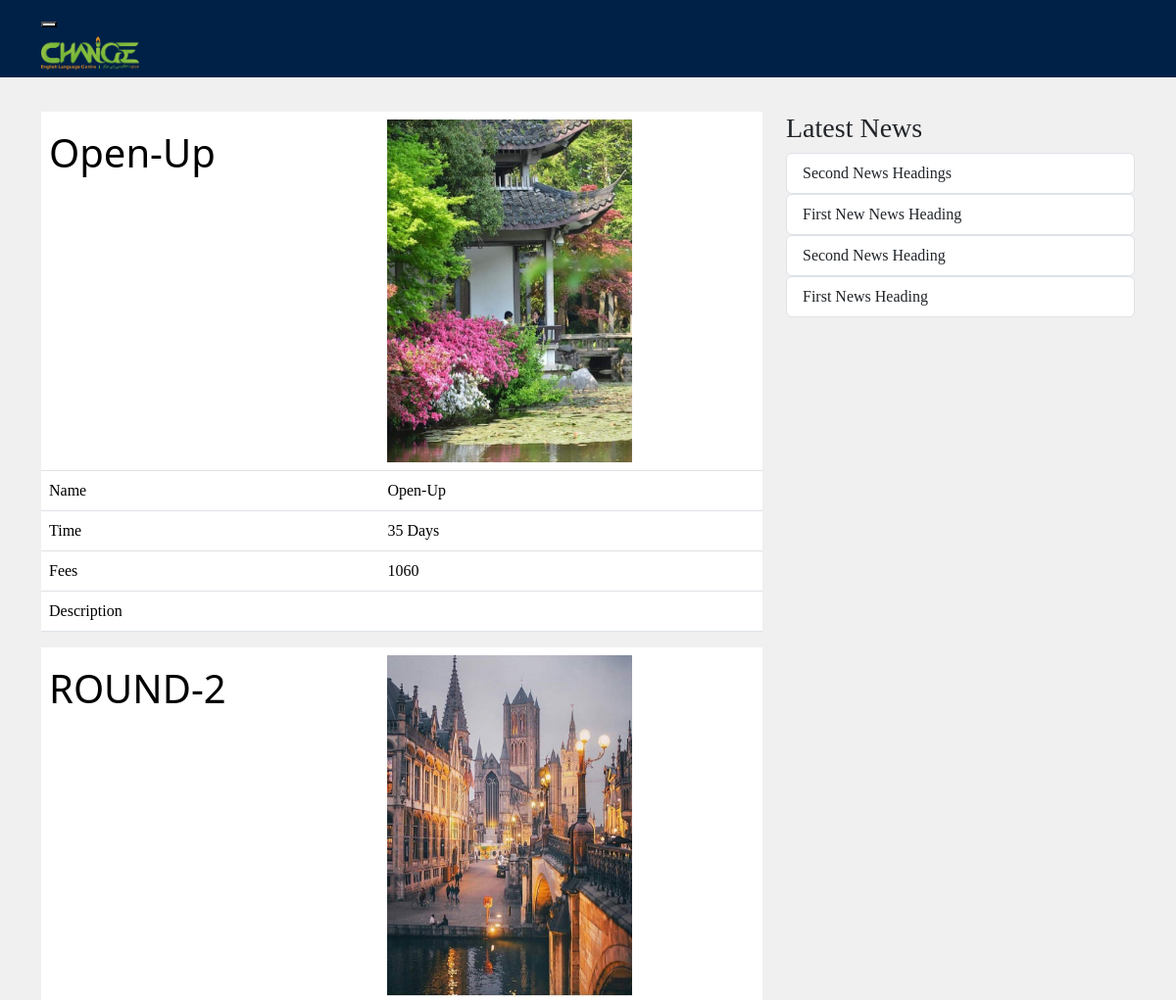
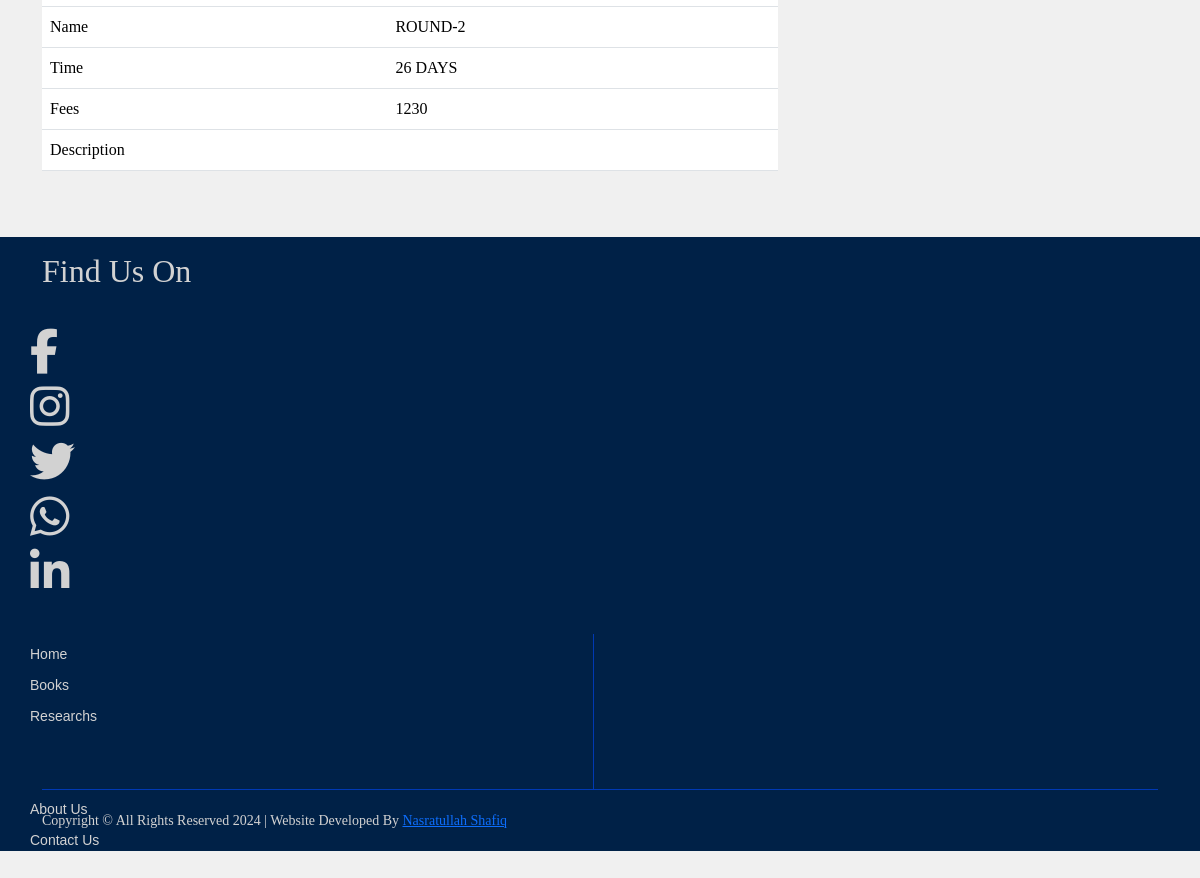
/Book.php, run on the app's committed database (2 pictures, top to bottom).
### tables this page shows
CREATE TABLE `book` (
  `Book_ID` int(11) NOT NULL,
  `Book_Name` varchar(50) NOT NULL,
  `Duration` varchar(25) NOT NULL,
  `Fees` varchar(25) NOT NULL,
  `Image` varchar(255) NOT NULL,
  `Status` varchar(25) NOT NULL DEFAULT 'Publish'
);

CREATE TABLE `news` (
  `News_ID` int(11) NOT NULL,
  `Heading` varchar(355) NOT NULL,
  `Body` text NOT NULL,
  `Source` varchar(150) NOT NULL,
  `File` varchar(250) NOT NULL,
  `Date` datetime NOT NULL DEFAULT CURRENT_TIMESTAMP,
  `Visits` int(11) NOT NULL DEFAULT '0',
  `Status` varchar(10) NOT NULL DEFAULT 'Publish'
);

### Assets/_Partial Components/Database.php (called while the page is built, shortened)
<?php
Class Database{
 public $host   = "localhost";
 public $user   = "root";
 public $pass   = "";
 public $db     = "change";
 public $link;
private function connectDB(){
 $this->link = new mysqli($this->host, $this->user, $this->pass, $this->db);
 }
public function select($query){
  $result = $this->link->query($query) or
   die($this->link->error.__LINE__);
  if($result->num_rows > 0){
    return $result;
  } else {
    return false;
  }
 }
}

### Assets/_Partial Components/Method.php (called while the page is built, shortened)
<?php
class Method{
	private $db;
	public function __construct(){
		$this->db = new Database();
	}
	public function getPublishBook(){
		$query = "SELECT * from book WHERE Status = 'Publish'";
		mysqli_set_charset($this->db->link, 'UTF8');
		$getData = $this->db->select($query);
		return $getData;
	}
	public function getBook(){
		$query = "SELECT * from book";
		mysqli_set_charset($this->db->link, 'UTF8');
		$getData = $this->db->select($query);
		return $getData;
	}
	public function getResearch(){
		$query = "SELECT * from research";
		mysqli_set_charset($this->db->link, 'UTF8');
		$getData = $this->db->select($query);
		return $getData;
	}
	public function getLatestNews(){
		$query = "SELECT * from news order by News_ID DESC limit 12";
		mysqli_set_charset($this->db->link, 'UTF8');
		$getData = $this->db->select($query);
		return  $getData;
	}
}
?>

### Book.php (the view, shortened to what this page needs)
<?php
include_once('./Assets/_Partial Components/Header.php');
?>
<div class="container container-index">
	<div class="row">
	<?php if (isset($_GET['id'])) {
 	$data = $_GET['id'];
 	foreach ($_GET as $key => $data) {
		$data2 = $_GET[$key] = base64_decode(urldecode($data));
		$Book_ID = ((($data2*999999)/9999)/123456789);
	}?>
    <div class="col-md-8 news-bod">
		<?php
				$Book = $mtd->getBookByID($Book_ID);
                    if(!$Book){
                        echo "<br>";
                        echo '<div class="alert alert-danger" role="alert" style = "font-size: 16px;"> Opps!... No Books Found </div>';
                        echo "<br>";
  				}
                    else{
			 if($Book->num_rows>0){
			 	while($rows = $Book->fetch_array()){
			 		$news_img = $rows['Image'];?>
			<div class="panel panel-default">
            <div class="panel-body">
				<div class = "table-responsive">
				    <table class = "table hover">
				    	<tr>
				    		<td width = "30%"> <h1> <?php echo $rows['Book_Name']; ?> </h1></td>
				    		<td> <?php echo "<img alt='' width='250px' height = '350px' src='./Assets/img/Book/$news_img '/>"; ?>
				    	</tr>
				    	<tr>
				    		<td width = "30%"> <label> Name </label></td>
				    		<td width = "30%"><?php echo $rows['Book_Name']; ?></td>
				    	</tr>
				    	<tr>
				    		<td width = "30%"> <label> Time </label></td>
				    		<td width = "30%"><?php echo $rows['Duration']; ?></td>
				    	</tr>
				    	<tr>
				    		<td width = "30%"> <label> Fees </label></td>
				    		<td width = "30%"><?php echo $rows['Fees']; ?></td>
				    	</tr>
				    	<tr>
				    		<td width = "30%"> <label> Description </label></td>
				    		<td width = "30%"><?php echo $rows['Description']; ?></td>
				    	</tr>
					</table>
				</div>
			</div>
            </div>
            <?php
					}}
					else{
						echo "not exist";
					}
				}?>
        </div>
<?php }
else{?>
    <div class="col-md-8 news-bod">
		<?php
				$Book = $mtd->getBook();
                    if(!$Book){
                        echo "<br>";
                        echo '<div class="alert alert-danger" role="alert" style = "font-size: 16px;"> Opps!... No Books Found </div>';
                        echo "<br>";
  				}
                    else{
			 if($Book->num_rows>0){
			 	while($rows = $Book->fetch_array()){
			 		$news_img = $rows['Image'];?>
			<div class="panel panel-default">
            <div class="panel-body">
				<div class = "table-responsive">
                    <table class = "table hover">
				    	<tr>
				    		<td width = "30%"> <h1> <?php echo $rows['Book_Name']; ?> </h1></td>
				    		<td> <?php echo "<img alt='' width='250px' height = '350px' src='./Assets/img/Book/$news_img '/>"; ?>
				    	</tr>
				    	<tr>
				    		<td width = "30%"> <label> Name </label></td>
				    		<td width = "30%"><?php echo $rows['Book_Name']; ?></td>
				    	</tr>
				    	<tr>
				    		<td width = "30%"> <label> Time </label></td>
				    		<td width = "30%"><?php echo $rows['Duration']; ?></td>
				    	</tr>
				    	<tr>
				    		<td width = "30%"> <label> Fees </label></td>
				    		<td width = "30%"><?php echo $rows['Fees']; ?></td>
				    	</tr>
				    	<tr>
				    		<td width = "30%"> <label> Description </label></td>
				    		<td width = "30%"><?php echo $rows['Description']; ?></td>
				    	</tr>
					</table>
				</div>
			</div>
            </div>
            <?php
					}}
					else{
						echo "not exist";
					}
				}?>
        </div>
<?php } ?>
		 <div class="col-md-4">
            <div class="panel panel-default">
                <div class="panel-heading">
                    <h3 class="panel-title"> Latest News </h3>
                </div>
                <?php
                    $LatestNews = $mtd->getLatestNews();
                      if(!$LatestNews){
                          echo "No Data In News Table";
                        }
                        else{
                          if($LatestNews->num_rows>0){
                            while ($result = $LatestNews->fetch_assoc()) {
                                $ecrypt_1 = (($result['News_ID']*123456789*9999)/999999);
                                $News_link = "News.php?id=".urlencode(base64_encode($ecrypt_1));?>
                            <div class="list-group">
                                <a href="<?=$News_link;?>" class="list-group-item">
                                    <?php echo $result['Heading']; ?>
                                </a>
                            </div>
                    <?php
                          }}
                          else{
                            echo "No Data In News Table";
                            }} ?>
            </div>
        </div>
	</div>
</div>
<?php
include_once('./Assets/_Partial Components/Footer.php');
?>

### Assets/_Partial Components/Header.php (shortened to what this page needs)
<?php
$filepath = realpath(dirname(__FILE__));
include_once($filepath.'/Database.php');
include_once($filepath.'/Method.php');
$mtd = new Method();
?>
<!DOCTYPE html>
<html>
<head>
    <link href = "./Assets/CSS/bootstrap.css" rel="stylesheet" type = "text/css">
    <link href = "./Assets/CSS/bootstrap.min.css" rel="stylesheet" type = "text/css">
    <link href = "./Assets/CSS/font-awesome.css" rel="stylesheet" type = "text/css">
    <link href = "./Assets/CSS/font-awesome.min.css" rel="stylesheet" type = "text/css">
    <link href = "./Assets/CSS/Change_Course_Style.css" rel="stylesheet" type = "text/css">
    <link href = "./Assets/CSS/carousel.css" rel="stylesheet" type = "text/css">
    <link href = "./Assets/CSS/animated.css" rel="stylesheet" type = "text/css">
    <link href = "./Assets/CSS/owl-carousel-style.css" rel="stylesheet" type = "text/css">
</head>
<body>
<nav class="navbar navbar-inverse navbar-static-top" style = "background-color: rgb(0,33,71); margin-bottom: 0px; border-color: rgb(0,33,71);">
      <div class="container">
        <div class="navbar-header">
          <button type="button" class="navbar-toggle collapsed" data-toggle="collapse" data-target="#navbar" aria-expanded="false" aria-controls="navbar" id="btn-top-navbar">
          </button>
          <a class="navbar-bran" href="index.php">
          <div class = "col-xs-9" id = "div-quiz" style="padding-top: 5px;"><img src="Assets/img/Logo/CELC.png" alt="Logo" width="100px">
          </div>
          </a>
        </div>
      </div>
    </nav>

### Assets/_Partial Components/Footer.php (shortened to what this page needs)
<div class="footer" style = "margin-top: 50px; background: rgb(0,33,71);">
	<div class="container" id = "footer-content" style="background: rgb(0,33,71);">
		<div class = "row" style="background-color: rgb(0,33,71);">
			<div class="col-md-12" style="margin-bottom: 20px; color: rgb(210,210,210)">
				<h2> Find Us On </h2>
			</div>
			<div class="col-xs-12 col-sm-6 col-md-6" style="padding-left: 0px; margin-bottom: 20px; color: #fff;">
				<div class = "col-xs-4 col-sm-2"><a href="www.facebook.com/Change"><i style ="font-size: 45px" class = "fa fa-facebook"></i></a></div>
				<div class = "col-xs-4 col-sm-2"><a href="www.instagram.com/Change"> <i style ="font-size: 45px" class = "fa fa-instagram"></i></a></div>
				<div class = "col-xs-4 col-sm-2"><a href="www.twitter.com/Change"> <i style ="font-size: 45px" class = "fa fa-twitter"></i></a></div>
				<div class = "col-xs-4 col-sm-2"><a href="www.facebook.com/Change"><i style ="font-size: 45px" class = "fa fa-whatsapp"></i></a></div>
				<div class = "col-xs-4 col-sm-2"><a href="www.linkedin.com/Change"><i style ="font-size: 45px" class = "fa fa-linkedin"></i></a></div>
			</div>
			<div class="col-sm-12" style="height: 20px;"></div>
			<div class = "col-xs-12 col-md-12" style="padding-left: 0px;">
				<div class="col-md-6 vertical-line">
					<a href="index"> Home</a>
					<a href="Book"> Books </a>
					<a href="Research"> Researchs </a>
				</div>
				<div class = "col-xs-12 col-md-6" style="max-width: 150px;">
					<a href="About-us"> About Us </a>
					<a href="Contact-us"> Contact Us </a>
				</div>
			</div>
		</div>
	</div>
	<div class="container">
	</div>
	<div class="col-md-12 bottom-footer">
		<div class="container">
			<div class="footer-text">
				Copyright &copy; All Rights Reserved <?php echo date('Y'); ?> | Website Developed By <a href = "www.facebook.com/Nasratullah Shafiq">Nasratullah Shafiq</a>
			</div>
		</div>
	</div>
</div>
</body>
</html>

### data on the page
book: Book_Name "Open-Up", Image (picture), Duration "35 Days", Fees "1060"
book: Book_Name "ROUND-2", Image (picture), Duration "26 DAYS", Fees "1230"
news: Heading "Second News Headings"
news: Heading "First New News Heading"
news: Heading "Second News Heading"
news: Heading "First News Heading"
